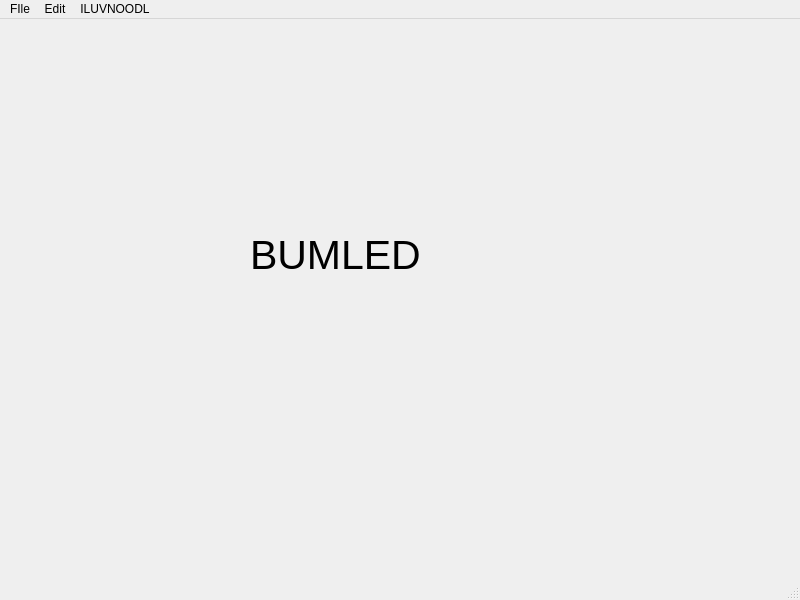
<?xml version="1.0" encoding="UTF-8"?>
<ui version="4.0">
 <class>MainWindow</class>
 <widget class="QMainWindow" name="MainWindow">
  <property name="geometry">
   <rect>
    <x>0</x>
    <y>0</y>
    <width>800</width>
    <height>600</height>
   </rect>
  </property>
  <property name="windowTitle">
   <string>MainWindow</string>
  </property>
  <widget class="QWidget" name="centralwidget">
   <widget class="QLabel" name="label">
    <property name="geometry">
     <rect>
      <x>250</x>
      <y>160</y>
      <width>201</width>
      <height>151</height>
     </rect>
    </property>
    <property name="font">
     <font>
      <pointsize>31</pointsize>
     </font>
    </property>
    <property name="text">
     <string>BUMLED</string>
    </property>
   </widget>
  </widget>
  <widget class="QMenuBar" name="menubar">
   <property name="geometry">
    <rect>
     <x>0</x>
     <y>0</y>
     <width>800</width>
     <height>22</height>
    </rect>
   </property>
   <widget class="QMenu" name="menuFIle">
    <property name="title">
     <string>FIle</string>
    </property>
    <addaction name="actionSave"/>
    <addaction name="actionLoad"/>
   </widget>
   <widget class="QMenu" name="menuEdit">
    <property name="title">
     <string>Edit</string>
    </property>
    <addaction name="actionCopatatle"/>
    <addaction name="actionPastedadle"/>
   </widget>
   <widget class="QMenu" name="menuILUVNOODL">
    <property name="title">
     <string>ILUVNOODL</string>
    </property>
    <addaction name="actionSEND_NOODS_PLS"/>
   </widget>
   <addaction name="menuFIle"/>
   <addaction name="menuEdit"/>
   <addaction name="menuILUVNOODL"/>
  </widget>
  <widget class="QStatusBar" name="statusbar"/>
  <action name="actionSave">
   <property name="text">
    <string>Save</string>
   </property>
   <property name="statusTip">
    <string>KEBOOB ON DA CLIFF DA BEST FOOD</string>
   </property>
   <property name="shortcut">
    <string/>
   </property>
  </action>
  <action name="actionLoad">
   <property name="text">
    <string>Load</string>
   </property>
   <property name="shortcut">
    <string>Ctrl+L</string>
   </property>
  </action>
  <action name="actionCopatatle">
   <property name="text">
    <string>Copatatle</string>
   </property>
   <property name="statusTip">
    <string>coPapale a fildadale</string>
   </property>
   <property name="shortcut">
    <string>Ctrl+C</string>
   </property>
  </action>
  <action name="actionPastedadle">
   <property name="text">
    <string>Pastedadle</string>
   </property>
   <property name="statusTip">
    <string>pastdadle</string>
   </property>
   <property name="shortcut">
    <string>Ctrl+V</string>
   </property>
  </action>
  <action name="actionSEND_NOODS_PLS">
   <property name="text">
    <string>SEND NOODS PLS</string>
   </property>
  </action>
 </widget>
 <resources/>
 <connections/>
</ui>
